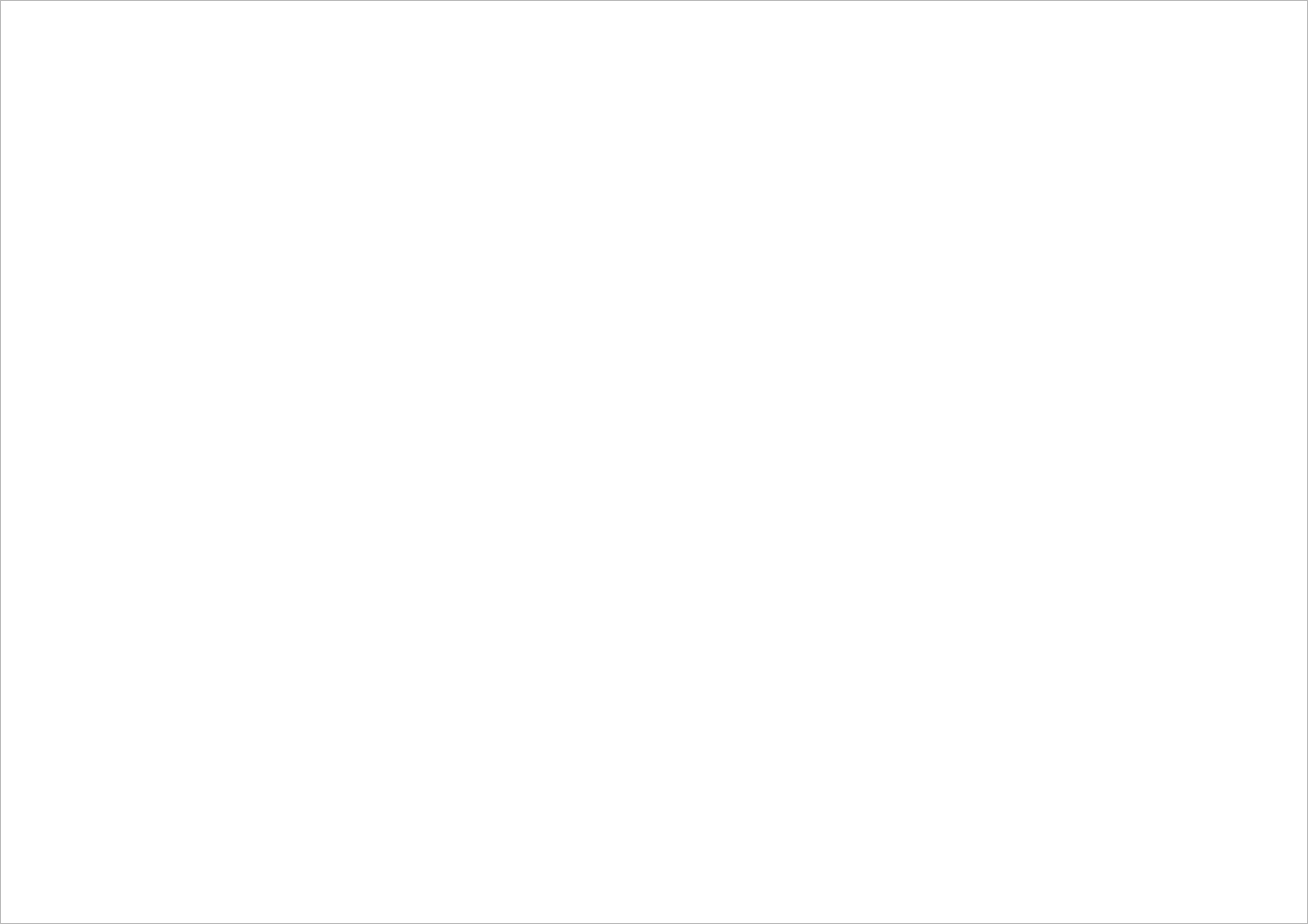
<?xml version="1.0" encoding="UTF-8"?>
<ui version="4.0">
 <class>PageJournal</class>
 <widget class="QWidget" name="PageJournal">
  <property name="geometry">
   <rect>
    <x>0</x>
    <y>0</y>
    <width>1330</width>
    <height>940</height>
   </rect>
  </property>
  <property name="windowTitle">
   <string>Form</string>
  </property>
  <layout class="QGridLayout" name="gridLayout">
   <property name="leftMargin">
    <number>0</number>
   </property>
   <property name="topMargin">
    <number>0</number>
   </property>
   <property name="rightMargin">
    <number>0</number>
   </property>
   <property name="bottomMargin">
    <number>0</number>
   </property>
   <property name="spacing">
    <number>0</number>
   </property>
   <item row="0" column="0">
    <widget class="QWidget" name="widget" native="true">
     <layout class="QGridLayout" name="gridLayout_2">
      <property name="leftMargin">
       <number>0</number>
      </property>
      <property name="topMargin">
       <number>0</number>
      </property>
      <property name="rightMargin">
       <number>0</number>
      </property>
      <property name="bottomMargin">
       <number>0</number>
      </property>
      <property name="spacing">
       <number>0</number>
      </property>
      <item row="0" column="0">
       <widget class="QTableWidget" name="tableWidget"/>
      </item>
     </layout>
    </widget>
   </item>
  </layout>
 </widget>
 <resources/>
 <connections/>
</ui>
